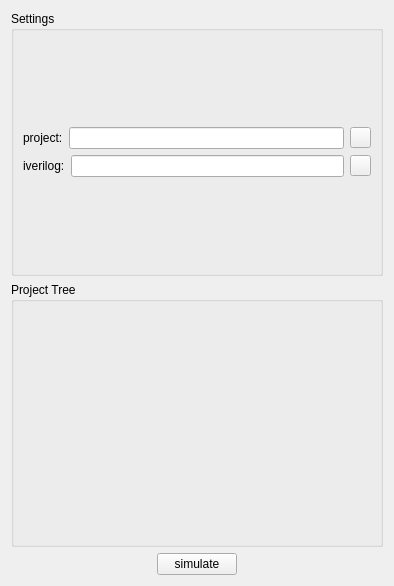
<?xml version="1.0" encoding="UTF-8"?>
<ui version="4.0">
 <class>module_simulat_widget</class>
 <widget class="QWidget" name="module_simulat_widget">
  <property name="geometry">
   <rect>
    <x>0</x>
    <y>0</y>
    <width>394</width>
    <height>586</height>
   </rect>
  </property>
  <property name="maximumSize">
   <size>
    <width>17666</width>
    <height>16777215</height>
   </size>
  </property>
  <property name="windowTitle">
   <string>Form</string>
  </property>
  <layout class="QVBoxLayout" name="verticalLayout_3">
   <item>
    <widget class="QGroupBox" name="groupBox_2">
     <property name="title">
      <string>Settings </string>
     </property>
     <layout class="QVBoxLayout" name="verticalLayout_2">
      <item>
       <layout class="QVBoxLayout" name="verticalLayout">
        <item>
         <layout class="QHBoxLayout" name="horizontalLayout_2">
          <item>
           <widget class="QLabel" name="label">
            <property name="text">
             <string>project:</string>
            </property>
           </widget>
          </item>
          <item>
           <widget class="QLineEdit" name="projectPath_lineEdit"/>
          </item>
          <item>
           <widget class="QPushButton" name="selectProjectPath_pushButton">
            <property name="minimumSize">
             <size>
              <width>20</width>
              <height>20</height>
             </size>
            </property>
            <property name="maximumSize">
             <size>
              <width>21</width>
              <height>21</height>
             </size>
            </property>
            <property name="text">
             <string/>
            </property>
            <property name="icon">
             <iconset resource="../icons/icons.qrc">
              <normaloff>:/pic/select.png</normaloff>:/pic/select.png</iconset>
            </property>
           </widget>
          </item>
         </layout>
        </item>
        <item>
         <layout class="QHBoxLayout" name="horizontalLayout">
          <item>
           <widget class="QLabel" name="label_2">
            <property name="text">
             <string>iverilog:</string>
            </property>
           </widget>
          </item>
          <item>
           <widget class="QLineEdit" name="iverlogPath_lineEdit"/>
          </item>
          <item>
           <widget class="QPushButton" name="selectIverilogPath_pushButton">
            <property name="minimumSize">
             <size>
              <width>20</width>
              <height>20</height>
             </size>
            </property>
            <property name="maximumSize">
             <size>
              <width>21</width>
              <height>21</height>
             </size>
            </property>
            <property name="text">
             <string/>
            </property>
            <property name="icon">
             <iconset resource="../icons/icons.qrc">
              <normaloff>:/pic/select.png</normaloff>:/pic/select.png</iconset>
            </property>
           </widget>
          </item>
         </layout>
        </item>
       </layout>
      </item>
     </layout>
    </widget>
   </item>
   <item>
    <widget class="QGroupBox" name="projectTree_groupBox">
     <property name="title">
      <string>Project Tree</string>
     </property>
    </widget>
   </item>
   <item>
    <layout class="QHBoxLayout" name="horizontalLayout_3">
     <item>
      <spacer name="horizontalSpacer">
       <property name="orientation">
        <enum>Qt::Horizontal</enum>
       </property>
       <property name="sizeHint" stdset="0">
        <size>
         <width>40</width>
         <height>20</height>
        </size>
       </property>
      </spacer>
     </item>
     <item>
      <widget class="QPushButton" name="simulate_pushButton">
       <property name="text">
        <string>simulate</string>
       </property>
       <property name="icon">
        <iconset resource="../icons/icons.qrc">
         <normaloff>:/pic/simulate.png</normaloff>:/pic/simulate.png</iconset>
       </property>
      </widget>
     </item>
     <item>
      <spacer name="horizontalSpacer_2">
       <property name="orientation">
        <enum>Qt::Horizontal</enum>
       </property>
       <property name="sizeHint" stdset="0">
        <size>
         <width>40</width>
         <height>20</height>
        </size>
       </property>
      </spacer>
     </item>
    </layout>
   </item>
  </layout>
 </widget>
 <resources>
  <include location="../icons/icons.qrc"/>
 </resources>
 <connections/>
</ui>
